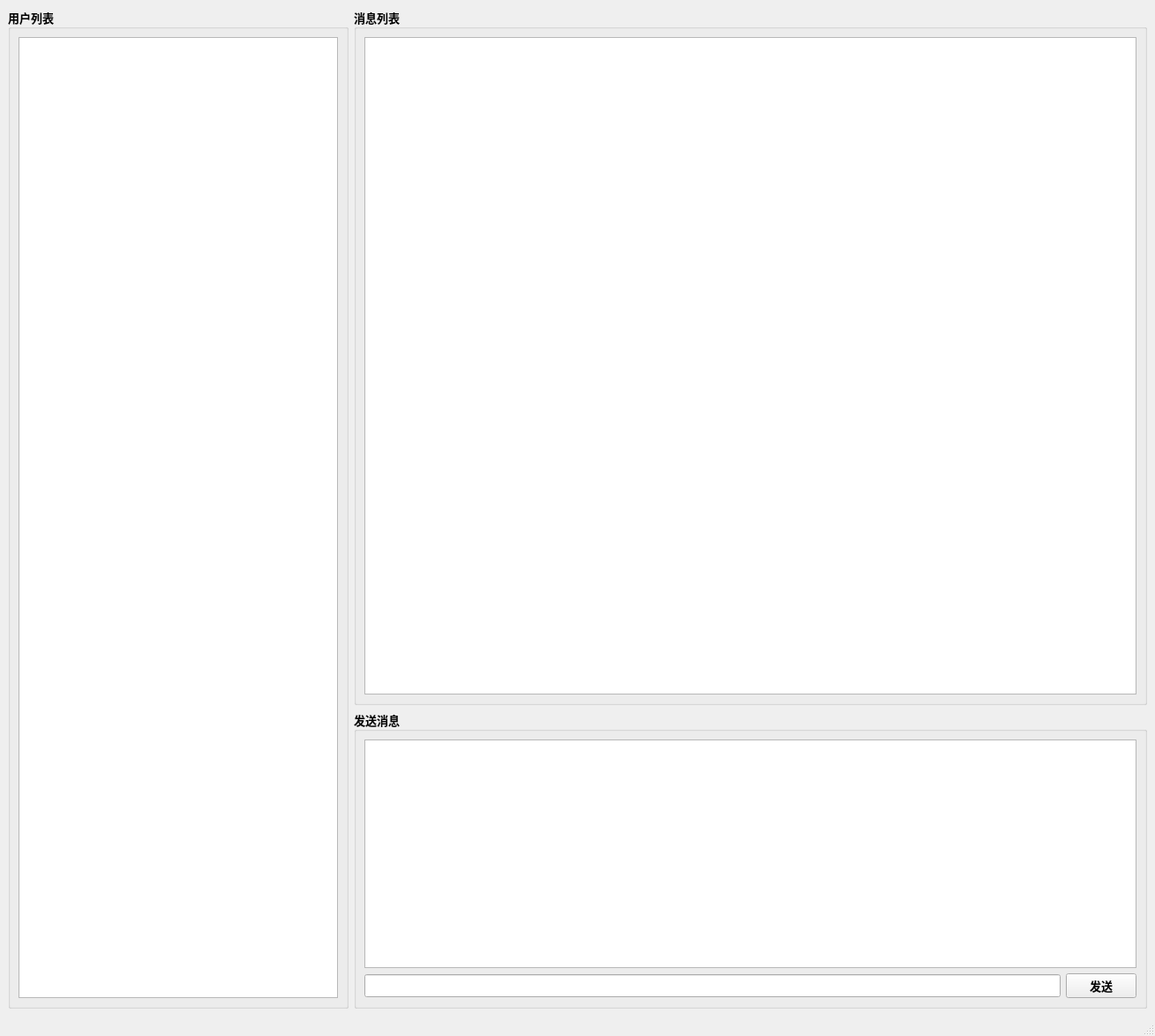
<?xml version="1.0" encoding="UTF-8"?>
<ui version="4.0">
 <class>MainWindow</class>
 <widget class="QMainWindow" name="MainWindow">
  <property name="geometry">
   <rect>
    <x>0</x>
    <y>0</y>
    <width>1309</width>
    <height>1174</height>
   </rect>
  </property>
  <property name="windowTitle">
   <string>即时通信应用系统-客户端</string>
  </property>
  <widget class="QWidget" name="centralwidget">
   <layout class="QGridLayout" name="gridLayout" rowstretch="7,3" columnstretch="3,7">
    <item row="1" column="1">
     <widget class="QGroupBox" name="groupBox_3">
      <property name="font">
       <font>
        <family>Agency FB</family>
        <pointsize>10</pointsize>
        <weight>75</weight>
        <bold>true</bold>
       </font>
      </property>
      <property name="title">
       <string>发送消息</string>
      </property>
      <layout class="QGridLayout" name="gridLayout_4">
       <item row="0" column="0" colspan="2">
        <widget class="QTextEdit" name="textEdit"/>
       </item>
       <item row="1" column="1">
        <widget class="QPushButton" name="pushButton">
         <property name="text">
          <string>发送</string>
         </property>
        </widget>
       </item>
       <item row="1" column="0">
        <widget class="QLineEdit" name="lineEdit"/>
       </item>
      </layout>
     </widget>
    </item>
    <item row="0" column="1">
     <widget class="QGroupBox" name="groupBox_2">
      <property name="font">
       <font>
        <family>Agency FB</family>
        <pointsize>10</pointsize>
        <weight>75</weight>
        <bold>true</bold>
       </font>
      </property>
      <property name="title">
       <string>消息列表</string>
      </property>
      <layout class="QGridLayout" name="gridLayout_3">
       <item row="0" column="0">
        <widget class="QTextBrowser" name="textBrowser_2"/>
       </item>
      </layout>
     </widget>
    </item>
    <item row="0" column="0" rowspan="2">
     <widget class="QGroupBox" name="groupBox">
      <property name="font">
       <font>
        <family>Agency FB</family>
        <pointsize>10</pointsize>
        <weight>75</weight>
        <bold>true</bold>
       </font>
      </property>
      <property name="title">
       <string>用户列表</string>
      </property>
      <layout class="QGridLayout" name="gridLayout_2">
       <item row="0" column="0">
        <widget class="QTextBrowser" name="textBrowser"/>
       </item>
      </layout>
     </widget>
    </item>
   </layout>
  </widget>
  <widget class="QStatusBar" name="statusbar"/>
 </widget>
 <resources/>
 <connections/>
</ui>
